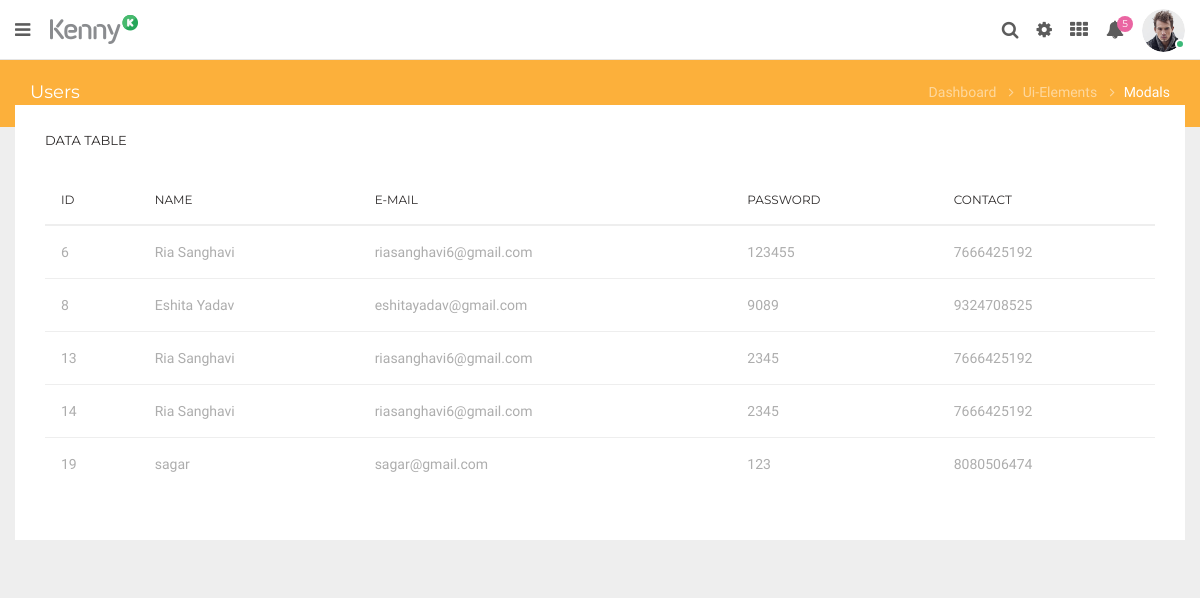
/theme/kenny/users.php (signed in), run on the app's committed database.
### tables this page shows
CREATE TABLE `user` (
  `id` int(255) NOT NULL,
  `user_id` varchar(255) NOT NULL,
  `password` varchar(255) NOT NULL,
  `name` varchar(255) NOT NULL,
  `contact` bigint(255) NOT NULL
);

### theme/kenny/users.php (the view, shortened to what this page needs)
<?php include('header.php'); ?>
<div class="page-wrapper">
				<div class="container-fluid">
					<div class="row heading-bg bg-yellow">
						<div class="col-lg-3 col-md-4 col-sm-4 col-xs-12">
						  <h5 class="txt-light">Users</h5>
						</div>
						<div class="col-lg-9 col-sm-8 col-md-8 col-xs-12">
						  <ol class="breadcrumb">
							<li><a href="index.html">Dashboard</a></li>
							<li><a href="#"><span>ui-elements</span></a></li>
							<li class="active"><span>modals</span></li>
						  </ol>
						</div>
												<div class="row">
					<div class="col-sm-12">
						<div class="panel panel-default card-view">
							<div class="panel-heading">
								<div class="pull-left">
									<h6 class="panel-title txt-dark">data Table</h6>
								</div>
							</div>
							<div class="panel-wrapper collapse in">
								<div class="panel-body">
									<div class="table-wrap">
										<div class="table-responsive">
											<table id="datable_1" class="table table-hover display  pb-30" >
												<thead>
													<tr>
														<th>ID</th>
														<th>Name</th>
														<th>E-mail</th>
														<th>Password</th>
														<th>Contact</th>
													</tr>
												</thead>
						<?php
						$conn=mysqli_connect("localhost","root","","raymond");
						$sql=mysqli_query($conn,"select * from user");
												while($row=mysqli_fetch_array($sql))
 												 {
    											echo'
												<tr>
													<td>'.$row['id'].'</td>
													<td>'.$row['name'].'</td>
													<td>'.$row['user_id'].'</td>
													<td>'.$row['password'].'</td>
													<td>'.$row['contact'].'</td>
													</tr>';
												}
													?>
												</table>
			</div>
		</div>
	</div>
	</body>
</html>

### data on the page
user: id "6", name "Ria Sanghavi", user "riasanghavi6@gmail.com", password "123455", contact "7666425192"
user: id "8", name "Eshita Yadav", user "eshitayadav@gmail.com", password "9089", contact "9324708525"
user: id "13", name "Ria Sanghavi", user "riasanghavi6@gmail.com", password "2345", contact "7666425192"
user: id "14", name "Ria Sanghavi", user "riasanghavi6@gmail.com", password "2345", contact "7666425192"
user: id "19", name "sagar", user "sagar@gmail.com", password "123", contact "8080506474"
